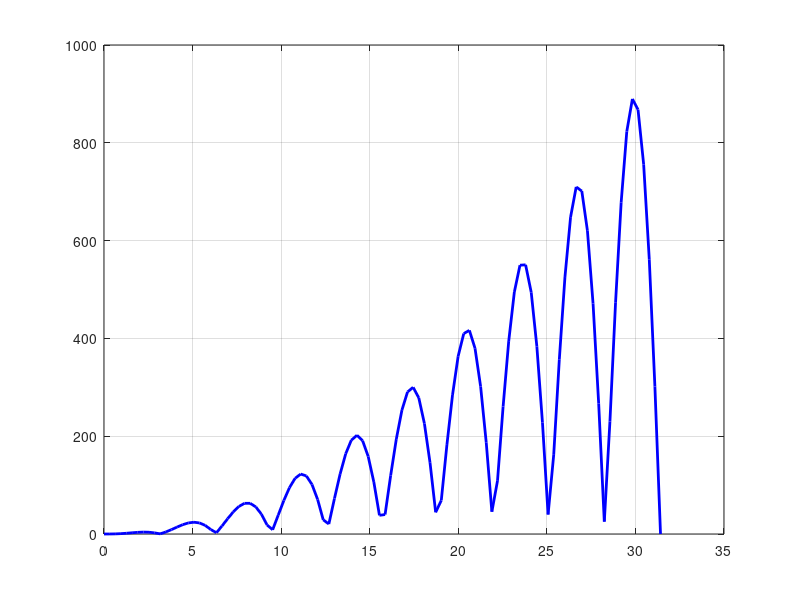

The MATLAB script that drew this image:
%{
---------------------------------------------
This Program was Created by the MATLAB R2014b
Project : Function Calculator 1 
Author : Arash Mehrzadi https://arashmehrzadi.com
Date : 30 April 2021
---------------------------------------------
%}
fprintf('FCM1.m ...\nYour Function : y=|sin(x)|*x^2');
n= input('\nPlease Enter n : ');
X= linspace(0,2*n*pi,100);
Y= abs(sin(X)).*X.^2;
plot(X,Y,'linewidth',2,'color','b')
grid on